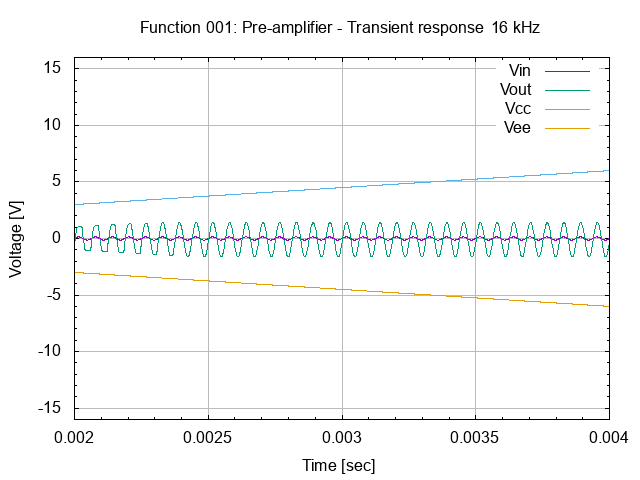

Here is the gnuplot script that generated this plot:
# setup terminal
set term png

# setup graph
set output "26.001.00.01.02.03.png"
set title "Function 001: Pre-amplifier - Transient response @ 16 kHz"

# setup Y-axis
set yrange [-16:16]
set grid ytics lt 1 lw 1 lc rgb "#bbbbbb"
set mytics
set ylabel "Voltage [V]"

# setup X-axis
set grid xtics lt 1 lw 1 lc rgb "#bbbbbb"
set mxtics
set xrange [0.002:0.004]
set xlabel "Time [sec]"

# setup plot style
set style data lines
plot '26.001.00.01.02.dat' using 1:2 title "Vin", \
     '26.001.00.01.02.dat' using 1:3 title "Vout", \
     '26.001.00.01.02.dat' using 1:4 title "Vcc", \
     '26.001.00.01.02.dat' using 1:5 title "Vee"

# set output back to default
set output

# reset terminal type
set terminal pop
